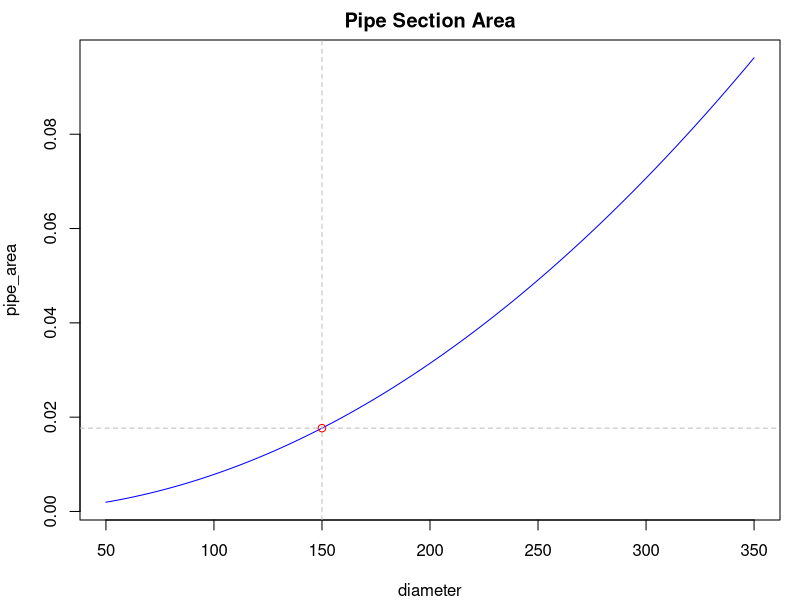

Write R code to recreate this figure. (Note: this script raises an error after producing the figure.)
## ---- chunk 1
knitr::opts_chunk$set(echo = FALSE, message=FALSE, warning=FALSE, dpi=300)
## ---- chunk 2
3 - 3 * 6 + 2
## ---- chunk 3
diameter <- 150
pipe_area <- (pi / 4) * (diameter / 1000)^2
pipe_area
sqrt(pipe_area / (pi / 4)) * 1000
## ---- chunk 4
complaints <- c(12, 13, 23, 45, 22, 99, 31)

sum(complaints)
prod(complaints)
abs(complaints)
exp(complaints)
factorial(complaints)
log(complaints, base = 3)
log10(complaints)
## ---- chunk 5
par(mar = c(4, 4, 2, 1))
## ---- chunk 6
diameter <- 50:350
pipe_area <- (pi / 4) * (diameter / 1000)^2
plot(diameter, pipe_area, type = "l", col = "blue", main = "Pipe Section Area")
abline(v = 150, col = "grey", lty = 2)
abline(h = (pi / 4) * (150 / 1000)^2, col = "grey", lty = 2)
points(150, (pi / 4) * (150 / 1000)^2, col = "red")
## ---- chunk 7
library(tidyverse)
library(lubridate)
gormsey_2070 <- read_csv("casestudy1/gormsey.csv") %>% 
    filter(year(Date) == 2069 & Town == "Snake's Canyon")

ggplot(gormsey_2070, aes(Date, Result)) + 
    geom_line(alpha = 0.9, col = "dodgerblue") + 
    facet_wrap(~Measure, scales = "free_y") + 
    theme_minimal() + 
    labs(title = "Water Quality Data Gormsey",
         subtitle = unique(gormsey_2070$Town),
         caption = "R4H2O")
## ---- chunk 8
library(tidyverse)
gormsey <- read_csv("casestudy1/gormsey.csv")

names(gormsey)
dim(gormsey)
ncol(gormsey)
nrow(gormsey)

head(gormsey)
str(gormsey)
glimpse(gormsey)
## ---- chunk 9
gormsey[12:13, ]
gormsey[, 4:5]
gormsey[1:2, c(2, 4:5, 6)]
gormsey[1:2, c(-1, -3, -7)]
gormsey$Date[1:6]
## ---- chunk 10
a <- 1:2
a == 1
a != 1
a >= 2

a <- c(TRUE, FALSE)
a * 2

"small" > "large" 

gormsey$Measure == "Turbidity" & gormsey$Result > 5
## ---- chunk 11
# Three methods

gormsey[gormsey$Measure == "Turbidity", ]

subset(gormsey, Measure == "Turbidity")

library(dplyr)
filter(gormsey, Measure == "Turbidity")

turb5 <- filter(gormsey, Measure == "Turbidity" & Result > 5)
## ---- chunk 12
length(gormsey$Measure)

unique(gormsey$Measure)

table(gormsey$Measure)
## ---- chunk 13
count(gormsey, Measure)
## ---- chunk 14
library(tidyverse)
library(sn)
library(modeest)
set.seed(1)
##x <- rlnorm(1000, meanlog = .6, sdlog = .1) * 100
x <- rsn(n=1000, xi=0, omega=1, alpha=100, tau=.1, dp=NULL)
s <- tibble(s = c(mean(x),
                  median(x),
                  mlv(x, method = "asselin")),
            t = c("Mean", "Median", "Mode"))
ggplot(tibble(x), aes(x)) +
    geom_density(fill = "dodgerblue", alpha = 0.1, col = "dodgerblue") +
    geom_vline(data = s, aes(xintercept = s, col = t), size = 1) +
    scale_color_brewer(type = "qual", palette = 2, name = NULL) + 
    theme_void(base_size = 20) +
    theme(legend.direction="horizontal",
          legend.position = "bottom")
## ---- chunk 15
turbidity <- filter(gormsey, Measure == "Turbidity")

mean(turbidity$Result)
sum(turbidity$Result) / length(turbidity$Result)

median(turbidity$Result)
## ---- chunk 16
min(turbidity$Result)
max(turbidity$Result)
range(turbidity$Result)
diff(range(turbidity$Result))

var(turbidity$Result)
sd(turbidity$Result)

sqrt(sum((turbidity$Result - mean(turbidity$Result))^2) / 
       (length(turbidity$Result) - 1))
## ---- chunk 17
x <- c(1, 2, 3.5, 4, 5)
y <- 2 * x

plot(x, y, pch = 19, 
     xlab = "Rank", 
     ylab = "Observation", 
     xaxt = "n",
     yaxt = "n", 
     frame.plot = FALSE)

axis(1, at = x,
     labels = c(1, 
                expression(group(lfloor, r, rfloor)), 
                "r", 
                expression(group(lceil, r, rceil)), 
                "n"))

axis(2, at = y,
     labels = c(expression(y[1]),
                expression(y[group(lfloor, r, rfloor)]),
                expression(y[r]),
                expression(y[group(lceil, r, rceil)]),
                expression(y[n])))

lines(x[1:2], y[1:2], lty = 2)
lines(x[2:4], y[2:4], lty = 1)
lines(x[4:5], y[4:5], lty = 2)

abline(h = y[3], col = "red", lwd = .5, lty = 2)
abline(v = x[3], col = "red", lwd = .5, lty = 2)

points(x, y)
## ---- chunk 18
IQR(turbidity$Result)
summary(turbidity$Result)
quantile(turbidity$Result, type = 6, probs = 0.95)
## ---- chunk 19
sample <- c(1:17, 63, 170, 300)

## Set parameters
n <- length(sample)
p <- 0.95

## Visualise
par(mar=c(6, 5, 4, 1))
plot(sample, type = "b",
     xlab = "Rank", ylab = "Result",
     cex.axis = 1,
     cex.lab = 1,
     cex.main = 1,
     cex.sub = 1,
     lwd = 1)

## Calculate rank
r_weibull <- p * (n + 1)
r_excel <- 1 + p * (n - 1)

## Interpolate percentiles
x_weibull <- (1 - (r_weibull - floor(r_weibull))) * sample[floor(r_weibull)] + (r_weibull - floor(r_weibull)) * sample[ceiling(r_weibull)]
x_excel <- (1 - (r_excel - floor(r_excel))) * sample[floor(r_excel)] + (r_excel - floor(r_excel)) * sample[ceiling(r_excel)]

## Visualise
abline(v = r_weibull, col = "red", lwd = 1, lty = 3)
abline(v = r_excel, col = "blue", lwd = 1, lty = 2)

## Legend
legend("topleft", legend = c("Excel", "Weibull"), col = c("blue", "red"), lwd = 1, lty = c(2, 3))
## ---- chunk 20
measures <- group_by(gormsey, Measure)
summarise(measures, max = max(Result))

measures_town <- group_by(gormsey, Measure, Town)
summarise(measures,
          Samples = n(),
          Mean = mean(Result),
          Median = median(Result),
          p95 = quantile(Result, type = 6, probs = 0.95))
## ---- chunk 21
library(tidyverse)
bom <- read_csv("casestudy1/IDCJAC0009_088110_1800_Data.csv")
bom_year <- group_by(filter(bom, Year != 2022), Year)
annual_rain <- summarise(bom_year, 
                         TotalRain = sum(`Rainfall amount (millimetres)`, 
                                         na.rm = TRUE))
top_n(annual_rain, 5)
## ---- chunk 22
chlorine <- filter(gormsey, Measure == "Chlorine Total")

chlorine_gr <- group_by(chlorine, Town)
  
chlorine_avg <- summarise(chlorine_gr, avg = mean(Result))

ggplot(chlorine, aes(Date, Result)) + 
  geom_line() + 
  facet_wrap(~Town) + 
  geom_hline(data = chlorine_avg, aes(yintercept = avg), col = "blue", lty = 2) + 
  theme_minimal() + 
  labs(title = "Average total chlorine leves in Gormsey",
       x = NULL, y = "Total Chlorine")
## ---- chunk 23
library(tidyverse)
bom <- read_csv("casestudy1/IDCJAC0009_088110_1800_Data.csv")
bom_year <- group_by(filter(bom, Year != 2022), Year)
annual_rain <- summarise(bom_year, 
                         TotalRain = sum(`Rainfall amount (millimetres)`, 
                                         na.rm = TRUE))
top10 <- top_n(annual_rain, 5)
ggplot(annual_rain, aes(Year, TotalRain)) + 
  geom_col()
## ---- chunk 24
library(readr)
library(dplyr)
gormsey <- read_csv("casestudy1/gormsey.csv")
thm <- filter(gormsey, Measure == "THM")
glimpse(thm)
## ---- chunk 25
ggplot(thm, aes(Town, Result)) + 
  geom_boxplot() + 
  geom_hline(yintercept = .2, col = "red", linetype = "longdash") + 
  scale_y_log10() + 
  coord_flip() + 
  theme_minimal() + 
  labs(title = "THM Results",
       subtitle = "Gormsey") 
## ---- chunk 26
filter(thm, Result > 0.2)
## ---- chunk 27
library(knitr)
thm_fail <- filter(gormsey, Measure == "THM" & Result > .25)
kable(select(thm_fail, Date, Town, Result),
      caption = "Example outut of the `kable()` function.", 
      digits = 2)
## ---- chunk 28
a <- sqrt(777)
round(a)
round(a, 2)
round(a, -1)
floor(a)
ceiling(a)
signif(a, 5)
